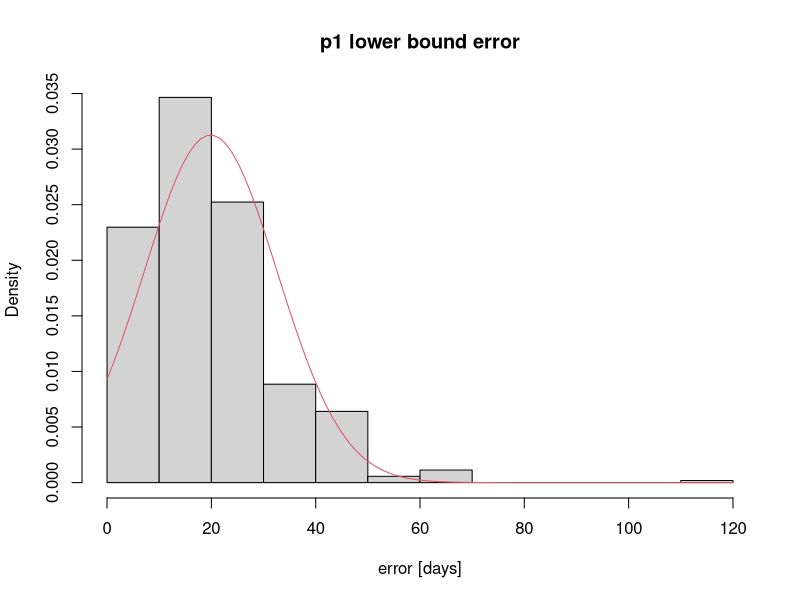
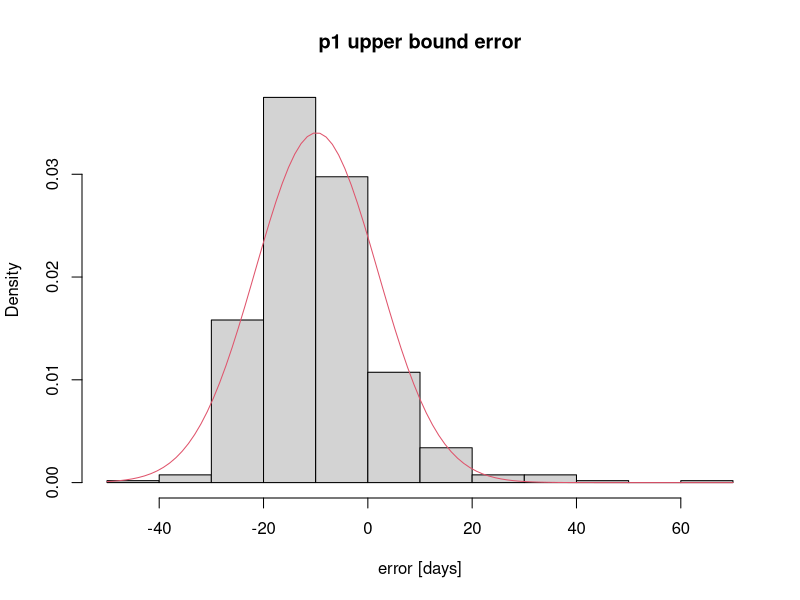
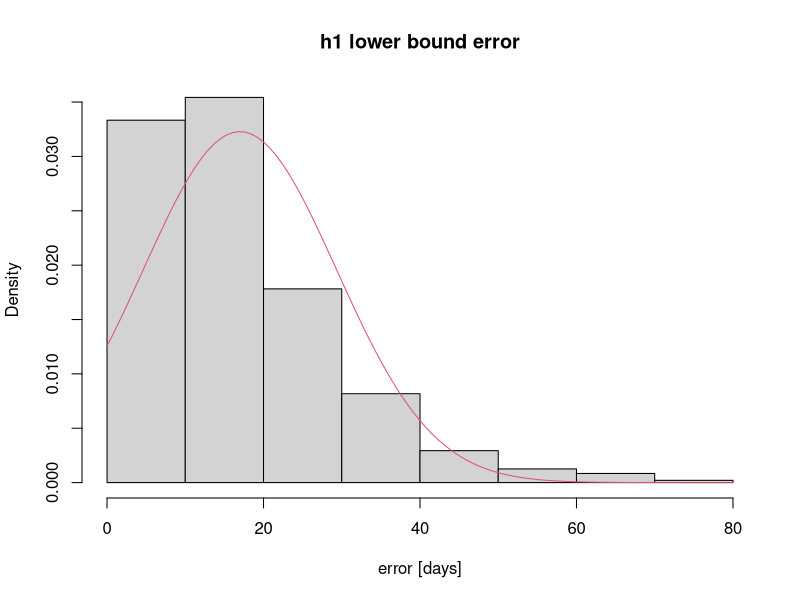
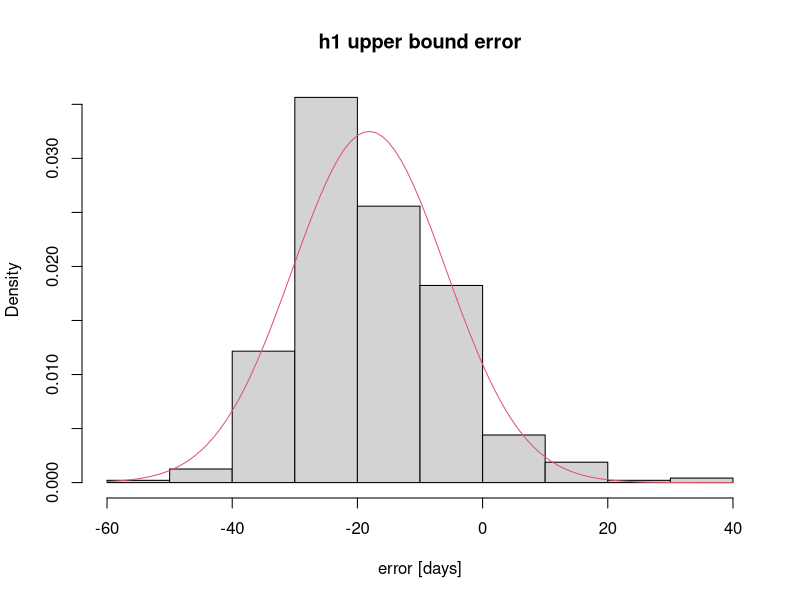
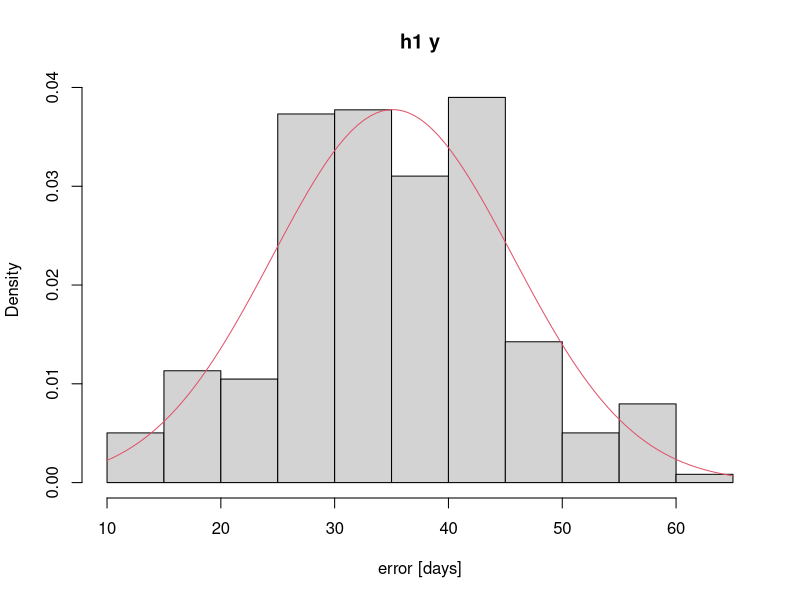
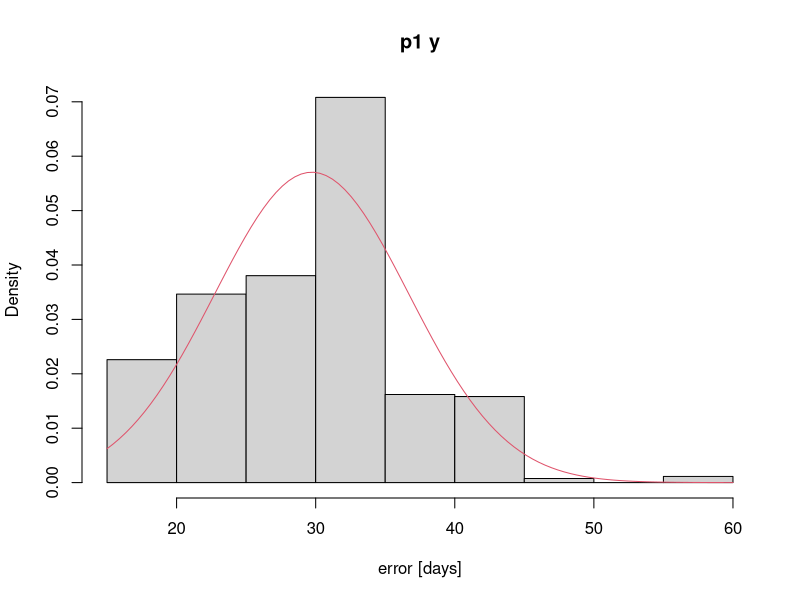

Write the R code that produced these figures, in order.
## ---- chunk 1

library(MASS)

p1_errors <- read.csv('p1_error_toBootstrap.csv')
h1_errors <- read.csv('h1_error_toBootstrap.csv')

p1_y <- p1_errors$p1_lowerBoundError - p1_errors$p1_upperBoundError
h1_y <- h1_errors$h1_lowerBoundError - h1_errors$h1_upperBoundError


# fit to normal distribution and plot
fit_p1_lowerBound <- fitdistr(p1_errors$p1_lowerBoundError, "normal")
para_p1_lowerBound <- fit_p1_lowerBound$estimate
hist(p1_errors$p1_lowerBoundError, prob = TRUE, main = "p1 lower bound error", xlab = 'error [days]')
curve(dnorm(x, para_p1_lowerBound[1], para_p1_lowerBound[2]), col = 2, add = TRUE)

fit_p1_upperBound <- fitdistr(p1_errors$p1_upperBoundError, "normal")
para_p1_upperBound <- fit_p1_upperBound$estimate
hist(p1_errors$p1_upperBoundError, prob = TRUE, main = "p1 upper bound error", xlab = 'error [days]')
curve(dnorm(x, para_p1_upperBound[1], para_p1_upperBound[2]), col = 2, add = TRUE)

fit_h1_lowerBound <- fitdistr(h1_errors$h1_lowerBoundError, "normal")
para_h1_lowerBound <- fit_h1_lowerBound$estimate
hist(h1_errors$h1_lowerBoundError, prob = TRUE, main = "h1 lower bound error", xlab = 'error [days]')
curve(dnorm(x, para_h1_lowerBound[1], para_h1_lowerBound[2]), col = 2, add = TRUE)

fit_h1_upperBound <- fitdistr(h1_errors$h1_upperBoundError, "normal")
para_h1_upperBound <- fit_h1_upperBound$estimate
hist(h1_errors$h1_upperBoundError, prob = TRUE, main = "h1 upper bound error", xlab = 'error [days]')
curve(dnorm(x, para_h1_upperBound[1], para_h1_upperBound[2]), col = 2, add = TRUE)

fit_h1_y <- fitdistr(h1_y, "normal")
para_h1_y <- fit_h1_y$estimate
hist(h1_y, prob = TRUE, main = "h1 y", xlab = 'error [days]')
curve(dnorm(x, para_h1_y[1], para_h1_y[2]), col = 2, add = TRUE)

fit_p1_y <- fitdistr(p1_y, "normal")
para_p1_y <- fit_p1_y$estimate
hist(p1_y, prob = TRUE, main = "p1 y", xlab = 'error [days]')
curve(dnorm(x, para_p1_y[1], para_p1_y[2]), col = 2, add = TRUE)

## ---- chunk 2

# set up 50km x 50km cells, initialize with 10,000 'pixels'

prop_agri = 0.09 # proportion of the cell that is agriculture. in 2004, it was 0.07; in 2014, it was 0.11. calculated by GEE file LandCover/MapbiomasAgriCover

prop_SC = 15410/(15410 + 71581 + 3636) # proportion of training pts that are SC in 2007
prop_DC = 71581/(15410 + 71581 + 3636) # proportion of training pts that are DC in 2007
prop_nonsoy = 3636/(15410 + 71581 + 3636) # proportion of training pts that are nonsoy in 2007

total_pixels = 50000*50000/(500*500) # total number of 500m pixels in 50km cell

# calculate the number of each 
agri_pixels = total_pixels*prop_agri
SC_pixels = round(total_pixels*prop_agri*prop_SC)
DC_pixels = round(total_pixels*prop_agri*prop_DC)
nonsoy_pixels = round(total_pixels*prop_agri*prop_nonsoy)

# actual case (this is 'known' based on the )
actual_case = c(rep(0, SC_pixels), rep(1, DC_pixels), rep(2, nonsoy_pixels))

# generate a classified case

# start by calculating the indices of the falsely classified pixels, this can be used to index actual_case
wrong_SC <- sample(1:SC_pixels, 0.41*SC_pixels, replace=F)
wrong_DC <- sample((SC_pixels+1):(SC_pixels + DC_pixels), 0.14*DC_pixels, replace=F)
wrong_nonsoy <- sample((SC_pixels+DC_pixels+1):length(actual_case), 0.34*nonsoy_pixels, replace=F)

# calculate proportion of wrongly calculated pixels that are 'actually' which class
frac_wrong_SC_actual_DC = 301/(301+9)
frac_wrong_DC_actual_SC = 548/(548 + 128)
frac_wrong_nonsoy_actual_SC = 3/(3 + 53)

# of the falsely classified pixels, calculate the indices of the 'actual' classes
wrong_SC_actual_DC = sample(wrong_SC, frac_wrong_SC_actual_DC*length(wrong_SC), replace=F)
wrong_SC_actual_nonsoy = unique(wrong_SC[! wrong_SC %in%  wrong_SC_actual_DC])
wrong_DC_actual_SC = sample(wrong_DC, frac_wrong_DC_actual_SC*length(wrong_DC), replace = F)
wrong_DC_actual_nonsoy = unique(wrong_DC[! wrong_DC %in%  wrong_DC_actual_SC])
wrong_nonsoy_actual_SC = sample(wrong_nonsoy, frac_wrong_nonsoy_actual_SC*length(wrong_nonsoy), replace = F)
wrong_nonsoy_actual_DC = unique(wrong_nonsoy[! wrong_nonsoy %in%  wrong_nonsoy_actual_SC])

# for above, generate Two nested random choices: randomly choose the pixels whose land cover is 'falsely classified'; proportion is 100 - 59 % for SC (301/total wrongly predicted SC pts become DC; 9/total wrongly predicted SC pts become nonsoy agri); 100 - 86 % of DC must change (548/total wrongly predicted DC pts becomes SC, 128/total wrongly predicted DC pts becomes nonsoy agri); 100 - 66% of nonsoy agri must change (3/total wrongly predicted nonsoy pts becomes SC; 53/total wrongly predicted nonsoy pts becomes DC). total DC pts comes from confusion matrix.

# create one 'predicted/erroneous' set of pixels


## ---- chunk 3
mean_plant = 0 # center on 0 since we're doing differences for land cover error anyway
sd_plant = 10

mean_harvest = 0
sd_harvest = 5

set.seed(124)
pixel_plant <- rnorm(agri_pixels, mean_plant, sd_plant)
pixel_harvest <-rnorm(agri_pixels, mean_harvest, sd_harvest)

## ---- chunk 4

# for actual case
median_plant_SC = median(pixel_plant[actual_case == 0])
median_plant_DC = median(pixel_plant[actual_case == 1])
median_plant_nonsoy = median(pixel_plant[actual_case == 2])
median_plant_soy = median(pixel_plant[actual_case < 2])

# for actual case

